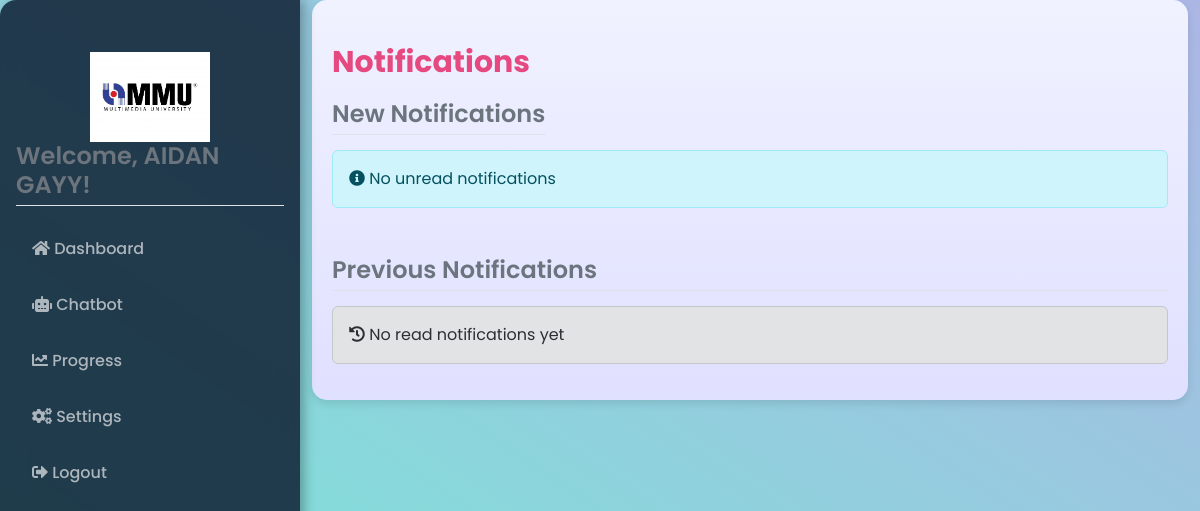
The page /notifications (signed in) on the database as committed earlier.
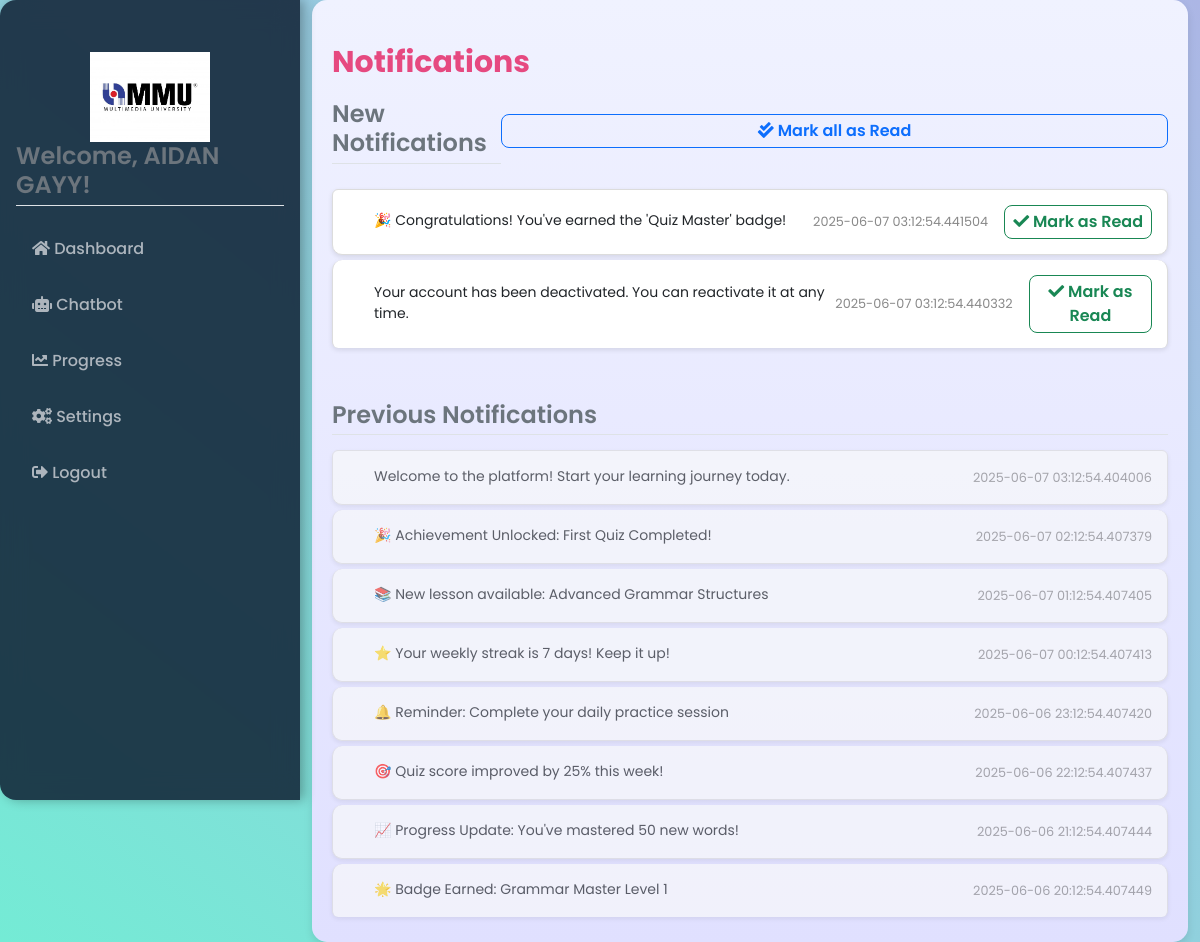
The same page on the database as committed later.
### tables this page shows
CREATE TABLE notifications (
                id INTEGER PRIMARY KEY AUTOINCREMENT,
                user_id INTEGER NOT NULL,
                message TEXT NOT NULL,
                timestamp DATETIME NOT NULL, is_read INTEGER DEFAULT 0,
                FOREIGN KEY (user_id) REFERENCES users (id)
            );

### app.py (the view, shortened to what this page needs)
@app.route('/notifications', methods=['GET', 'POST'])
def notifications():
    if 'user_id' not in session:
        return redirect(url_for('login'))
    with get_db_connection() as conn:
        notifications = conn.execute(
            "SELECT * FROM notifications WHERE user_id = ? ORDER BY timestamp DESC",
            (session['user_id'],)
        ).fetchall()
        unread_notifications = [n for n in notifications if n['is_read'] == 0]
        read_notifications = [n for n in notifications if n['is_read'] == 1]
    return render_template('notifications.html',
                         notifications=notifications,
                         unread_notifications=unread_notifications,
                         read_notifications=read_notifications,
                         username=session.get('username', 'User'))

### app.py (called while the page is built)
def get_db_connection():
    db_path = os.path.join(os.path.dirname(os.path.abspath(__file__)), 'database.db')
    conn = sqlite3.connect(db_path)
    conn.row_factory = sqlite3.Row  # This allows accessing columns by name
    conn.execute('PRAGMA busy_timeout = 30000')  # 30 second timeout to avoid locking issues
    return conn

### templates/notifications.html (shortened to what this page needs)
<!DOCTYPE html>
<html lang="en">
<head>
    <link href="https://cdn.jsdelivr.net/npm/bootstrap@5.3.0-alpha1/dist/css/bootstrap.min.css" rel="stylesheet">
    <link rel="stylesheet" href="https://cdnjs.cloudflare.com/ajax/libs/font-awesome/5.15.4/css/all.min.css">
    <link rel="stylesheet" href="{{ url_for('static', filename='styles.css') }}">
</head>
<body>
    <div class="container-fluid">
        <div class="row">
            <div class="col-md-3 sidebar text-white">
                <div class="mmu-logo-container" style="text-align: center; margin-top: 20px;">
                    <img src="{{ url_for('static', filename='MMU LOGO.png') }}" alt="MMU Logo" width="120" />
                </div>
                <h4>Welcome, {{ username }}!</h4>
                <ul class="nav flex-column">
                    <li class="nav-item"><a class="nav-link" href="{{ url_for('dashboard') }}"><i class="fas fa-home"></i> Dashboard</a></li>
                    <li class="nav-item"><a class="nav-link" href="{{ url_for('chatbot') }}"><i class="fas fa-robot"></i> Chatbot</a></li>
                    <li class="nav-item"><a class="nav-link" href="{{ url_for('progress') }}"><i class="fas fa-chart-line"></i> Progress</a></li>
                    <li class="nav-item"><a class="nav-link" href="{{ url_for('settings') }}"><i class="fas fa-cogs"></i> Settings</a></li>
                    <li class="nav-item"><a class="nav-link" href="{{ url_for('logout') }}"><i class="fas fa-sign-out-alt"></i> Logout</a></li>
                </ul>
            </div>
            <div class="col-md-9">
                <div class="main-content">
                    <h2 class="mt-4">Notifications</h2>
                    <div class="unread-section">
                        <div class="d-flex justify-content-between align-items-center">
                            <h4>New Notifications</h4>
                            {% if unread_notifications %}
                                <button id="mark-all-read" class="btn btn-sm btn-outline-primary mb-3">
                                    <i class="fas fa-check-double"></i> Mark all as Read
                                </button>
                            {% endif %}
                        </div>
                        {% if unread_notifications %}
                            <div class="list-group unread-list">
                                {% for notification in unread_notifications %}
                                    <div class="list-group-item notification-item" data-notification-id="{{ notification.id }}">
                                        <div class="d-flex align-items-center">
                                            <span class="notification-type {{ notification.type }}">{{ notification.type }}</span>
                                            <span class="notification-message">{{ notification.message }}</span>
                                        </div>
                                        <div class="d-flex align-items-center">
                                            <span class="notification-timestamp me-3">{{ notification.timestamp }}</span>
                                            <button class="btn btn-sm btn-outline-success mark-read-button" data-notification-id="{{ notification.id }}">
                                                <i class="fas fa-check"></i> Mark as Read
                                            </button>
                                        </div>
                                    </div>
                                {% endfor %}
                            </div>
                        {% else %}
                            <div class="alert alert-info">
                                <i class="fas fa-info-circle"></i> No unread notifications
                            </div>
                        {% endif %}
                    </div>
                    <div class="read-section mt-5">
                        <h4>Previous Notifications</h4>
                        {% if read_notifications %}
                            <div class="list-group read-list">
                                {% for notification in read_notifications %}
                                    <div class="list-group-item notification-item read-notification" data-notification-id="{{ notification.id }}">
                                        <div class="d-flex align-items-center">
                                            <span class="notification-type {{ notification.type }}">{{ notification.type }}</span>
                                            <span class="notification-message">{{ notification.message }}</span>
                                        </div>
                                        <span class="notification-timestamp">{{ notification.timestamp }}</span>
                                    </div>
                                {% endfor %}
                            </div>
                        {% else %}
                            <div class="alert alert-secondary">
                                <i class="fas fa-history"></i> No read notifications yet
                            </div>
                        {% endif %}
                    </div>
                </div>
            </div>
        </div>
    </div>
</body>
</html>

### static/styles.css (style rules this page uses)
body { font-family: 'Poppins', sans-serif; min-height: 100vh; background: linear-gradient(to right top, #74ebd5, #ACB6E5); background-attachment: fixed; background-size: cover; color: #1a1a1a; transition: background-color 0.4s ease, color 0.4s ease; }
.sidebar { background: rgba(15, 31, 51, 0.85); backdrop-filter: blur(12px); -webkit-backdrop-filter: blur(12px); border-radius: 1rem 0 0 1rem; padding: 2rem 1rem; font-weight: 500; box-shadow: 4px 0 12px rgba(0, 0, 0, 0.3); position: sticky; top: 0; height: 100vh; }
.sidebar .nav-link { color: #adb5bd; margin: 0.5rem 0; transition: color 0.3s ease; }
.main-content { padding: 2rem; background: transparent; border-radius: 16px; }
.btn { border-radius: 8px; font-weight: 600; font-size: 1rem; transition: transform 0.2s ease, box-shadow 0.2s ease; }
h2 { color: #FF6347; font-size: 30px; margin-bottom: 20px; }
button { width: 100%; padding: 12px; background-color: #FF6347; color: white; border: none; border-radius: 10px; font-size: 16px; cursor: pointer; transition: background-color 0.3s ease; }
a { text-decoration: none; color: #FF4500; font-weight: bold; }
.notification-item { padding: 8px 12px; transition: background-color 0.2s; }
.notification-message { font-size: 14px; margin-bottom: 2px; }
.notification-timestamp { font-size: 12px; color: #6c757d; }
.read-notification { opacity: 0.7; background-color: #f8f9fa; }
body { transition: all 0.4s ease; }

### templates/notifications.html (style rules this page uses)
body { font-family: 'Poppins', sans-serif; background-color: #f4f7fb; }
.notification-item { padding: 15px; border-bottom: 1px solid #eee; margin-bottom: 0; border-radius: 10px; display: flex; justify-content: space-between; align-items: center; background-color: #ffffff; margin-bottom: 5px; box-shadow: 0 2px 4px rgba(0, 0, 0, 0.05); transition: all 0.3s ease; }
.notification-item.read-notification { opacity: 0.7; background-color: #f8f9fa; }
.notification-item:last-child { border-bottom: none; }
.notification-message { margin-right: 10px; flex-grow: 1; }
.notification-timestamp { font-size: 0.8rem; color: #888; white-space: nowrap; }
.notification-type { display: inline-block; padding: 0.25rem 0.5rem; border-radius: 3px; font-size: 0.75rem; margin-right: 10px; color: white; }
h2 { color: #e64980; font-weight: bold; }
h4 { color: #6c757d; font-weight: 600; margin-bottom: 15px; padding-bottom: 5px; border-bottom: 1px solid #dee2e6; }
.main-content { background: linear-gradient(to bottom, #f0f2ff, #e0e0ff); padding: 20px; border-radius: 15px; box-shadow: 0 4px 8px rgba(0, 0, 0, 0.1); }
.list-group-item { background-color: #ffffff; margin-bottom: 5px; border-radius: 10px; box-shadow: 0 2px 5px rgba(0, 0, 0, 0.1); border: 1px solid #dcdcdc; }
.list-group { margin-top: 10px; }

Rows that differ between the two databases and show on the page:
added notifications: message "🎉 Congratulations! You've earned the 'Quiz Master' badge!", timestamp "2025-06-07 03:12:54.441504", shown under "New Notifications"
added notifications: message "Your account has been deactivated. You can reactivate it at any time.", timestamp "2025-06-07 03:12:54.440332", shown under "New Notifications"
added notifications: message "Welcome to the platform! Start your learning journey today.", timestamp "2025-06-07 03:12:54.404006", shown under "Previous Notifications"
added notifications: message "🎉 Achievement Unlocked: First Quiz Completed!", timestamp "2025-06-07 02:12:54.407379", shown under "Previous Notifications"
added notifications: message "📚 New lesson available: Advanced Grammar Structures", timestamp "2025-06-07 01:12:54.407405", shown under "Previous Notifications"
added notifications: message "⭐ Your weekly streak is 7 days! Keep it up!", timestamp "2025-06-07 00:12:54.407413", shown under "Previous Notifications"
added notifications: message "🔔 Reminder: Complete your daily practice session", timestamp "2025-06-06 23:12:54.407420", shown under "Previous Notifications"
added notifications: message "🎯 Quiz score improved by 25% this week!", timestamp "2025-06-06 22:12:54.407437", shown under "Previous Notifications"
added notifications: message "📈 Progress Update: You've mastered 50 new words!", timestamp "2025-06-06 21:12:54.407444", shown under "Previous Notifications"
added notifications: message "🌟 Badge Earned: Grammar Master Level 1", timestamp "2025-06-06 20:12:54.407449", shown under "Previous Notifications"
Other text that changed with them:
text no longer shown: "No unread notifications No read notifications yet"
text now shown: "Mark all as Read"
